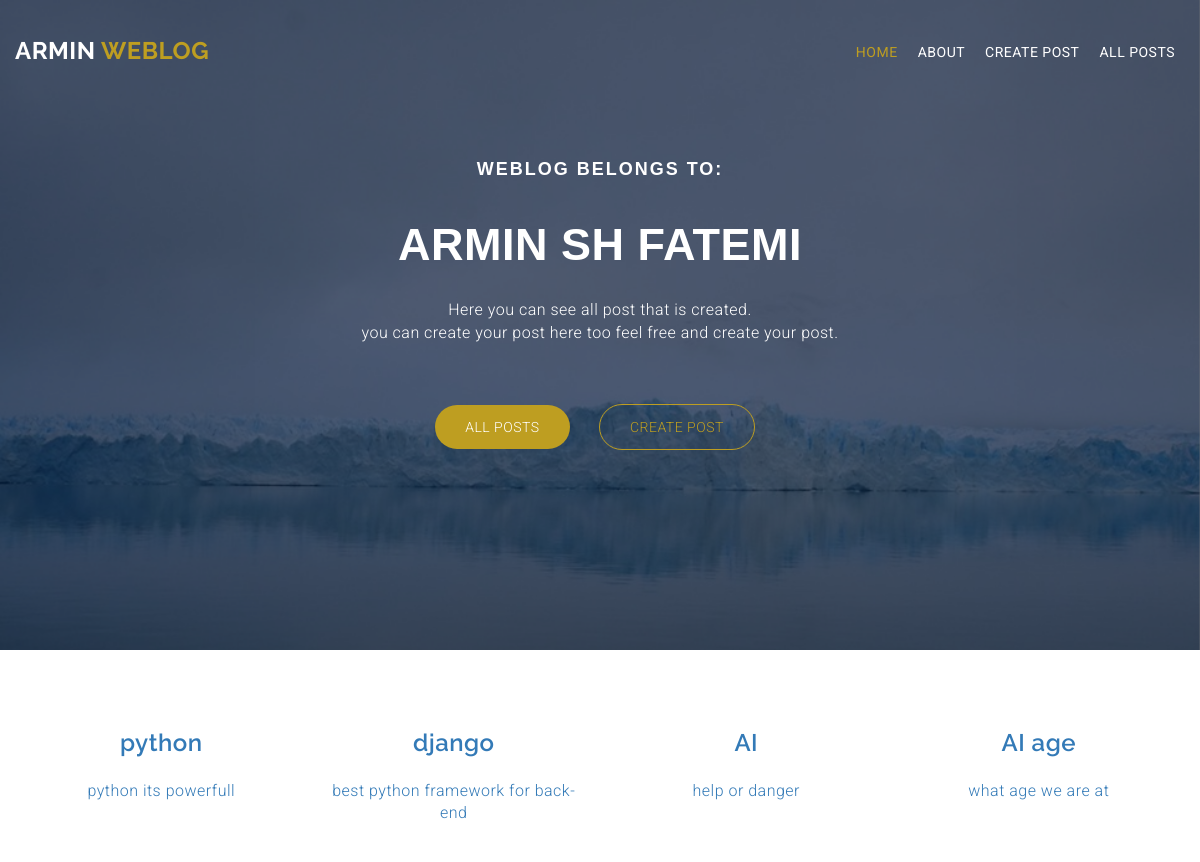
/allpost/, run on the app's committed database.
### posts/models.py (models this page shows, shortened)
class Post(models.Model):
    title = models.CharField(max_length=100)
    text = models.TextField(max_length=400, default="no text :(")
    hidden = models.BooleanField(default=False)
    created_time = models.DateTimeField(auto_now_add=True)
    updated_time = models.DateTimeField(auto_now=True)
    decription = models.CharField(max_length=95, blank=True, null=True)

### posts/views.py (the view)
# urls.py: path('allpost/', allpost),
def allpost(request):
    posts = Post.objects.filter(hidden=False).order_by('created_time')
    context = {'posts': posts}
    return render(request, 'posts/allpost.html', context=context)

### posts/templates/posts/allpost.html (shortened to what this page needs)
<!DOCTYPE html>
<html lang="en">
{% load static %}
<head>
  <link rel="stylesheet" type="text/css" href="{% static "css/jquery.bxslider.css" %}">
  <link rel="stylesheet" type="text/css" href="{% static "css/font-awesome.min.css"%}">
  <link rel="stylesheet" type="text/css" href="{% static "css/bootstrap.min.css"%}">
  <link rel="stylesheet" type="text/css" href="{% static "css/animate.css"%}">
  <link rel="stylesheet" type="text/css" href="{% static "css/style.css"%}">
</head>
<body>
  <div id="myDiv">
    <div class="header">
      <div class="bg-color">
        <header id="main-header">
          <nav class="navbar navbar-default navbar-fixed-top">
            <div class="container">
              <div class="navbar-header">
                <a class="navbar-brand" href="/home/">Armin<span class="logo-dec"> Weblog</span></a>
              </div>
              <div class="collapse navbar-collapse" id="myNavbar">
                <ul class="nav navbar-nav navbar-right">
                  <li class="active"><a href="/home/">Home</a></li>
                  <li class=""><a href="/about/">About</a></li>
                  <li class=""><a href="/allpost/postcreate/">Create post</a></li>
                  <li class=""><a href="/allpost/">all posts</a></li>
                </ul>
              </div>
            </div>
          </nav>
        </header>
        <div class="wrapper">
          <div class="container">
            <div class="row">
              <div class="banner-info text-center wow fadeIn delay-05s">
                <h1 class="bnr-title">Weblog belongs to:</h1>
                <h2 class="bnr-sub-title">Armin SH Fatemi</h2>
                <p class="bnr-para">Here you can see all post that is created.
                    <br> you can create your post here too feel free and create your post.
                </p>
                <div class="brn-btn">
                  <a href="/allpost/" class="btn btn-download">All Posts</a>
                  <a href="/allpost/postcreate/" class="btn btn-more">Create Post</a>
                </div>
              </div>
            </div>
          </div>
        </div>
      </div>
    </div>
    <section id="feature" class="section-padding wow fadeIn delay-05s">
      <div class="container">
        <div class="row">
            {% for p in posts %}
          <a href="/allpost/{{ p.pk }}/">
              <div class="col-md-3 col-sm-6 col-xs-12" style="--button-hover-bg: black">
            <div class="wrap-item text-center">
              <h3 class="pad-bt15">{{ p.title }}</h3>
              <p>
                  {{ p.decription }}
              </p>
            </div>
          </div>
          </a>
            {% endfor %}
        </div>
      </div>
    </section>
  </div>
</body>
</html>

### posts/static/css/style.css (style rules this page uses)
body { line-height: 1.4; font-family: 'Roboto', sans-serif; color: #67696c; font-size: 16px; font-weight: 300; letter-spacing: 0.5px; overflow-x: hidden; }
ol, ul { list-style: none; }
h1, h2, h3, h4, h5, h6 { font-family: 'Raleway', sans-serif; font-weight: 600; }
.section-padding { padding: 60px 0px; }
.header { background: url('../img/bg-banner02.jpg') no-repeat fixed; background-size: cover; min-height: 650px; position: relative; }
.bg-color { background-color: rgba(0, 0, 0, 0.5); min-height: 650px; }
.navbar-default { background-color: transparent; border: 0px; padding: 20px 0; transition: all 0.3s; }
.logo-dec { color: #be9e21; }
.navbar-default .navbar-brand { color: #fff; font-family: 'Raleway', sans-serif; font-weight: 700; }
.navbar-brand { padding: 0px; font-size: 24px; text-transform: uppercase; padding: 15px 0px; margin-top: 6px; }
.navbar-default .navbar-nav>li>a { padding: 5px 10px; font-size: 14px; line-height: 54px; font-weight: 400; text-transform: uppercase; background: transparent; color: #fff; -webkit-transition: color 0.2s ease-out; transition: color 0.2s ease-out; }
.navbar-default .navbar-nav>.active>a, .navbar-default .navbar-nav>.active>a:focus, .navbar-default .navbar-nav>.active>a:hover { color: #be9e21; background-color: transparent; }
.banner-info { padding-top: 140px; color: #fff; }
.bnr-title, .bnr-sub-title { font-family: 'Fira Sans', sans-serif; }
h1.bnr-title { font-size: 18px; text-transform: uppercase; letter-spacing: 2px; }
h2.bnr-sub-title { font-size: 45px; text-transform: uppercase; padding: 20px 0px; font-weight: 700; }
.bnr-para { font-weight: 300; }
.btn-download, .btn-more, .btn-download:hover, .btn-download:focus, .btn-more:focus { text-transform: uppercase; margin-top: 50px; color: #fff; border: 0; font-size: 14px; font-weight: 300; line-height: 24px; padding: 10px 30px; border-radius: 60px; margin: 50px 10px 0 0; outline: none !important; -webkit-backface-visibility: hidden; backface-visibility: hidden; transition: all 0.3s; }
.btn-download { background-color: #be9e21; }
.btn-more, .btn-more:focus { margin-left: 15px; border: 1px solid #be9e21; color: #be9e21; }
.wrap-item h3 { font-size: 24px; line-height: 25px; }
.pad-bt15 { padding-bottom: 15px; }

### data on the page
Post: title "python", decription "python its powerfull"
Post: title "django", decription "best python framework for back-end"
Post: title "AI", decription "help or danger"
Post: title "AI age", decription "what age we are at"
